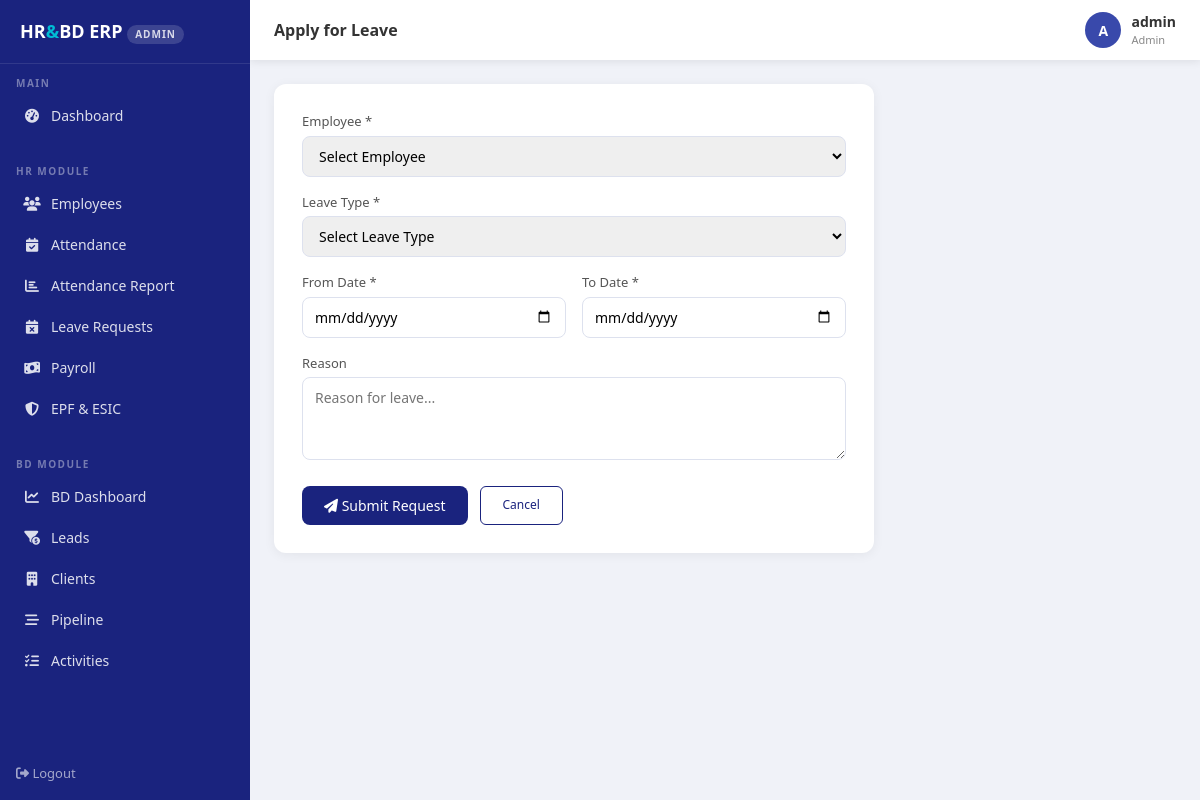
/leave/apply (signed in), run on the app's committed database.
### app/models/models.py (models this page shows, shortened)
class User(UserMixin, db.Model):
    __tablename__ = 'users'
    id            = db.Column(db.Integer, primary_key=True)
    username      = db.Column(db.String(80),  unique=True, nullable=False)
    email         = db.Column(db.String(120), unique=True, nullable=False)
    password_hash = db.Column(db.String(256))
    role          = db.Column(db.String(20),  default='employee')
    employee_id   = db.Column(db.Integer, db.ForeignKey('employees.id'), nullable=True)
    is_active     = db.Column(db.Boolean, default=True)
    created_at    = db.Column(db.DateTime, default=datetime.utcnow)

### app/routes/leave.py (the view, shortened to what this page needs)
@leave_bp.route('/leave/apply', methods=['GET', 'POST'])
@login_required
@roles_required('admin', 'hr_manager', 'employee')
def apply():
    if current_user.role == 'employee':
        emp = _svc.get_employee_for_user(current_user)
        employees = [emp] if emp else []
    else:
        employees = _svc.get_active_employees()
    return render_template('leave/apply.html',
                           employees=employees,
                           leave_types=_svc.get_all_leave_types(),
                           is_employee=(current_user.role == 'employee'))

### app/models/models.py (called while the page is built)
    @property
    def full_name(self):
        return f'{self.first_name} {self.last_name}'

### app/repositories/employee_repository.py (called while the page is built)
    def get_all_active(self):
        return Employee.query.filter_by(status='active').order_by(Employee.first_name).all()

### app/repositories/leave_repository.py (called while the page is built)
    def get_all(self):
        return LeaveType.query.all()

### app/services/leave_service.py (called while the page is built)
    def get_all_leave_types(self):
        return self.leave_type_repo.get_all()

    def get_active_employees(self):
        return self.employee_repo.get_all_active()

### app/utils/rbac.py (called while the page is built)
def roles_required(*roles):
    def decorator(f):
        @wraps(f)
        def decorated_function(*args, **kwargs):
            if current_user.role not in roles:
                return render_template('errors/403.html'), 403
            return f(*args, **kwargs)
        return decorated_function
    return decorator

### app/templates/leave/apply.html (shortened to what this page needs)
{% extends "base.html" %}
{% block page_title %}Apply for Leave{% endblock %}
{% block content %}
<div class="form-card" style="max-width:600px;">
  <form method="POST">
    <div style="display:grid;grid-template-columns:1fr 1fr;gap:16px;">
      <div style="grid-column:1/-1;">
        {% if is_employee %}
          {% if employees %}
            <label>Applying As</label>
            <input type="text" value="{{ employees[0].full_name }} ({{ employees[0].employee_code }})"
                   disabled style="background:#f5f7fc;color:#555;">
            <input type="hidden" name="employee_id" value="{{ employees[0].id }}">
          {% else %}
            <div style="background:#fce4ec;color:#c62828;padding:12px;border-radius:8px;font-size:13px;">
              <i class="fas fa-exclamation-circle"></i>
              Your account is not linked to an employee record. Please contact HR.
            </div>
          {% endif %}
        {% else %}
          <label>Employee *</label>
          <select name="employee_id" required>
            <option value="">Select Employee</option>
          </select>
        {% endif %}
      </div>
      <div style="grid-column:1/-1;">
        <label>Leave Type *</label>
        <select name="leave_type_id" required>
          <option value="">Select Leave Type</option>
        </select>
      </div>
      <div><label>From Date *</label><input name="from_date" type="date" required></div>
      <div><label>To Date *</label><input name="to_date" type="date" required></div>
      <div style="grid-column:1/-1;">
        <label>Reason</label>
        <textarea name="reason" rows="3" placeholder="Reason for leave..."></textarea>
      </div>
    </div>
    <div style="margin-top:20px;display:flex;gap:12px;">
      {% if employees %}
        <button type="submit" class="btn-primary-custom">
          <i class="fas fa-paper-plane"></i> Submit Request
        </button>
      {% endif %}
      {% if is_employee %}
        <a href="{{ url_for('leave.my_leaves') }}" class="btn-sm-outline" style="padding:9px 22px;">Cancel</a>
      {% else %}
        <a href="{{ url_for('leave.index') }}" class="btn-sm-outline" style="padding:9px 22px;">Cancel</a>
      {% endif %}
    </div>
  </form>
</div>
{% endblock %}

### app/templates/base.html (shortened to what this page needs)
<!DOCTYPE html>
<html lang="en">
<head>
  <link rel="stylesheet" href="https://cdnjs.cloudflare.com/ajax/libs/font-awesome/6.4.0/css/all.min.css">
  <link rel="stylesheet" href="https://cdnjs.cloudflare.com/ajax/libs/bootstrap/5.3.0/css/bootstrap.min.css">
</head>
<body>
<nav class="sidebar">
  <div class="sidebar-brand">
    HR<span>&</span>BD ERP
    <div class="role-badge">{{ current_user.role.replace('_',' ') }}</div>
  </div>
  <div class="sidebar-section">Main</div>
  <ul class="sidebar-menu">
    <li><a href="{{ url_for('dashboard.index') }}"
           class="{{ 'active' if request.endpoint == 'dashboard.index' }}">
      <i class="fas fa-tachometer-alt"></i> Dashboard
    </a></li>
  </ul>
  {% if current_user.role in ('admin', 'hr_manager') %}
  <div class="sidebar-section">HR Module</div>
  <ul class="sidebar-menu">
    <li><a href="{{ url_for('employees.index') }}"
           class="{{ 'active' if 'employees' in request.endpoint }}">
      <i class="fas fa-users"></i> Employees
    </a></li>
    <li><a href="{{ url_for('attendance.index') }}"
           class="{{ 'active' if request.endpoint == 'attendance.index' }}">
      <i class="fas fa-calendar-check"></i> Attendance
    </a></li>
    <li><a href="{{ url_for('attendance.report') }}"
           class="{{ 'active' if request.endpoint == 'attendance.report' }}">
      <i class="fas fa-chart-bar"></i> Attendance Report
    </a></li>
    <li><a href="{{ url_for('leave.index') }}"
           class="{{ 'active' if request.endpoint == 'leave.index' }}">
      <i class="fas fa-calendar-times"></i> Leave Requests
    </a></li>
    <li><a href="{{ url_for('payroll.index') }}"
           class="{{ 'active' if request.endpoint == 'payroll.index' }}">
      <i class="fas fa-money-bill-wave"></i> Payroll
    </a></li>
    <li><a href="{{ url_for('compliance.index') }}"
           class="{{ 'active' if 'compliance' in request.endpoint }}">
      <i class="fas fa-shield-alt"></i> EPF & ESIC
    </a></li>
  </ul>
  {% endif %}
  {% if current_user.role in ('admin', 'bd_manager', 'bd_executive') %}
  <div class="sidebar-section">BD Module</div>
  <ul class="sidebar-menu">
    <li><a href="{{ url_for('bd.index') }}"
           class="{{ 'active' if request.endpoint == 'bd.index' }}">
      <i class="fas fa-chart-line"></i> BD Dashboard
    </a></li>
    <li><a href="{{ url_for('bd.leads') }}"
           class="{{ 'active' if request.endpoint in ['bd.leads','bd.add_lead'] }}">
      <i class="fas fa-funnel-dollar"></i> Leads
    </a></li>
    <li><a href="{{ url_for('bd.clients') }}"
           class="{{ 'active' if request.endpoint in ['bd.clients','bd.add_client'] }}">
      <i class="fas fa-building"></i> Clients
    </a></li>
    <li><a href="{{ url_for('bd.pipeline') }}"
           class="{{ 'active' if 'pipeline' in request.endpoint or 'opportunity' in request.endpoint }}">
      <i class="fas fa-stream"></i> Pipeline
    </a></li>
    <li><a href="{{ url_for('bd.activities') }}"
           class="{{ 'active' if 'activit' in request.endpoint }}">
      <i class="fas fa-tasks"></i> Activities
    </a></li>
  </ul>
  {% endif %}
  <div style="margin-top:auto;padding:16px;">
    <a href="{{ url_for('auth.logout') }}"
       style="color:rgba(255,255,255,0.6);font-size:13px;text-decoration:none;">
      <i class="fas fa-sign-out-alt"></i> Logout
    </a>
  </div>
</nav>
<div class="topbar">
  <div class="topbar-title">{% block page_title %}Dashboard{% endblock %}</div>
  <div class="topbar-user">
    <div class="avatar">{{ current_user.username[0].upper() }}</div>
    <div>
      <div style="font-weight:600;font-size:14px;">{{ current_user.username }}</div>
      <div style="font-size:11px;color:#888;">
        {{ current_user.role.replace('_',' ').title() }}
      </div>
    </div>
  </div>
</div>
<div class="main-content">
  {% block content %}{% endblock %}
</div>
</body>
</html>

### app/templates/base.html (style rules this page uses)
:root { --primary: #1a237e; --primary-light: #3949ab; --accent: #00bcd4; --sidebar-width: 250px; --topbar-h: 60px; --body-bg: #f0f2f8; }
* { box-sizing: border-box; margin: 0; padding: 0; }
body { font-family: 'Segoe UI', sans-serif; background: var(--body-bg); color: #333; }
.sidebar { position: fixed; top: 0; left: 0; width: var(--sidebar-width); height: 100vh; background: var(--primary); display: flex; flex-direction: column; z-index: 1000; overflow-y: auto; }
.sidebar-brand { padding: 18px 20px; border-bottom: 1px solid rgba(255,255,255,0.1); color: white; font-size: 18px; font-weight: 700; }
.sidebar-brand span { color: var(--accent); }
.role-badge { font-size: 10px; background: rgba(255,255,255,0.15); color: rgba(255,255,255,0.8); padding: 2px 8px; border-radius: 10px; margin-top: 4px; display: inline-block; text-transform: uppercase; letter-spacing: 1px; }
.sidebar-section { padding: 12px 16px 4px; font-size: 10px; text-transform: uppercase; letter-spacing: 1.5px; color: rgba(255,255,255,0.4); font-weight: 600; }
.sidebar-menu { list-style: none; padding: 0; }
.sidebar-menu li a { display: flex; align-items: center; gap: 10px; padding: 10px 20px; color: rgba(255,255,255,0.85); text-decoration: none; font-size: 14px; transition: all 0.2s; border-left: 3px solid transparent; }
.sidebar-menu li a i { width: 18px; text-align: center; }
.topbar { position: fixed; top: 0; left: var(--sidebar-width); right: 0; height: var(--topbar-h); background: white; display: flex; align-items: center; justify-content: space-between; padding: 0 24px; box-shadow: 0 2px 8px rgba(0,0,0,0.08); z-index: 999; }
.topbar-title { font-size: 16px; font-weight: 600; color: #333; }
.topbar-user { display: flex; align-items: center; gap: 10px; font-size: 14px; }
.topbar-user .avatar { width: 36px; height: 36px; background: var(--primary-light); border-radius: 50%; display: flex; align-items: center; justify-content: center; color: white; font-weight: 600; }
.main-content { margin-left: var(--sidebar-width); margin-top: var(--topbar-h); padding: 24px; min-height: calc(100vh - var(--topbar-h)); }
.form-card { background: white; border-radius: 12px; padding: 28px; box-shadow: 0 2px 12px rgba(0,0,0,0.06); }
label { font-size: 13px; font-weight: 500; color: #555; margin-bottom: 4px; display: block; }
input, select, textarea { width: 100%; padding: 9px 12px; border: 1px solid #dde1ee; border-radius: 8px; font-size: 14px; outline: none; transition: border 0.2s; }
.btn-primary-custom { background: var(--primary); color: white; border: none; padding: 9px 22px; border-radius: 8px; font-size: 14px; cursor: pointer; font-weight: 500; transition: background 0.2s; }
.btn-sm-outline { background: transparent; border: 1px solid var(--primary); color: var(--primary); padding: 5px 12px; border-radius: 6px; font-size: 12px; cursor: pointer; text-decoration: none; display: inline-block; }

### data on the page
User: role.replace "ADMIN", username "A", username "admin", role.replace "Admin"
